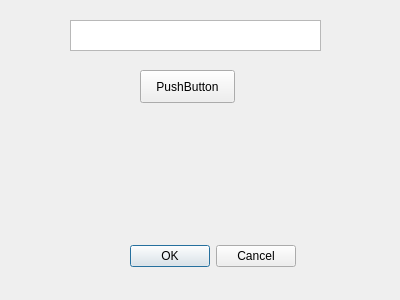
<?xml version="1.0" encoding="UTF-8"?>
<ui version="4.0">
 <class>destination_folders_window</class>
 <widget class="QWidget" name="destination_folders_window">
  <property name="geometry">
   <rect>
    <x>0</x>
    <y>0</y>
    <width>400</width>
    <height>300</height>
   </rect>
  </property>
  <property name="windowTitle">
   <string>Form</string>
  </property>
  <widget class="QPushButton" name="add_folder_path">
   <property name="geometry">
    <rect>
     <x>140</x>
     <y>70</y>
     <width>95</width>
     <height>33</height>
    </rect>
   </property>
   <property name="text">
    <string>PushButton</string>
   </property>
  </widget>
  <widget class="QDialogButtonBox" name="window_dialog_buttons">
   <property name="geometry">
    <rect>
     <x>100</x>
     <y>240</y>
     <width>196</width>
     <height>33</height>
    </rect>
   </property>
   <property name="standardButtons">
    <set>QDialogButtonBox::Cancel|QDialogButtonBox::Ok</set>
   </property>
  </widget>
  <widget class="QListView" name="selected_path">
   <property name="geometry">
    <rect>
     <x>70</x>
     <y>20</y>
     <width>251</width>
     <height>31</height>
    </rect>
   </property>
  </widget>
 </widget>
 <resources/>
 <connections/>
</ui>
